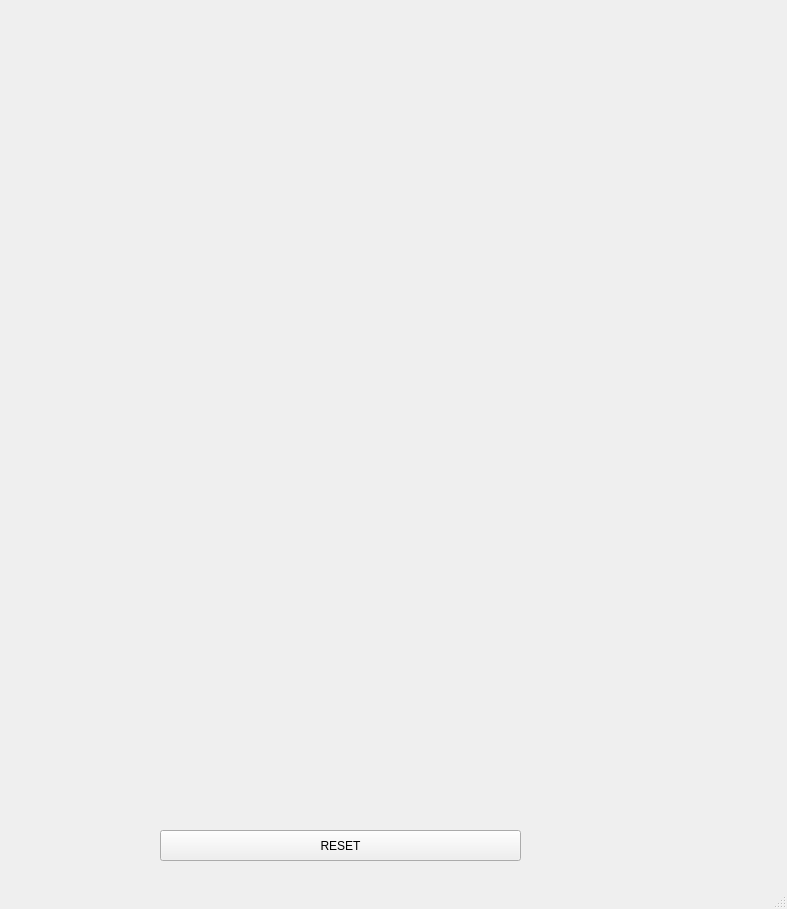
<?xml version="1.0" encoding="UTF-8"?>
<ui version="4.0">
 <class>MainWindow</class>
 <widget class="QMainWindow" name="MainWindow">
  <property name="geometry">
   <rect>
    <x>0</x>
    <y>0</y>
    <width>787</width>
    <height>909</height>
   </rect>
  </property>
  <property name="windowTitle">
   <string>MainWindow</string>
  </property>
  <widget class="QWidget" name="centralwidget">
   <widget class="QPushButton" name="pbRst">
    <property name="geometry">
     <rect>
      <x>160</x>
      <y>830</y>
      <width>361</width>
      <height>31</height>
     </rect>
    </property>
    <property name="toolTip">
     <string>reset</string>
    </property>
    <property name="text">
     <string>RESET</string>
    </property>
   </widget>
  </widget>
  <widget class="QMenuBar" name="menubar">
   <property name="geometry">
    <rect>
     <x>0</x>
     <y>0</y>
     <width>787</width>
     <height>21</height>
    </rect>
   </property>
  </widget>
  <widget class="QStatusBar" name="statusbar"/>
 </widget>
 <resources/>
 <connections/>
</ui>
